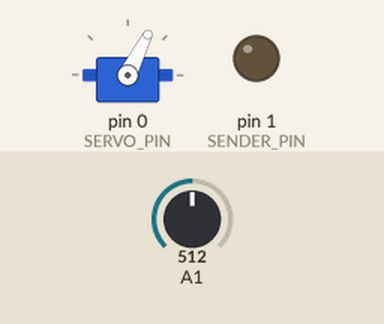
A sketch run on a simulated Arduino Uno, built with avr-gcc and run on an emulated ATmega328P. Shown: servo, output pins drawn as LEDs (lit = HIGH). The test bench sets the inputs (shaded band); at power-on: A1 = 512. Pins used as bus, display or sensor lines are not drawn.

Above: at 5.4 s.
5.5 s: A1 set to 716
8.5 s: A1 set to 0
At 8.5 s:
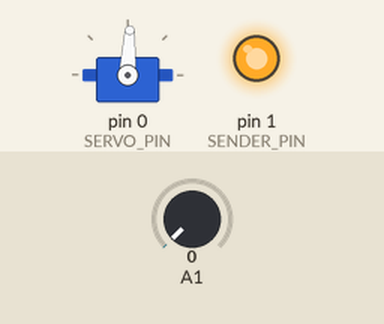
10.0 s: A1 set to 511
At 12.3 s:
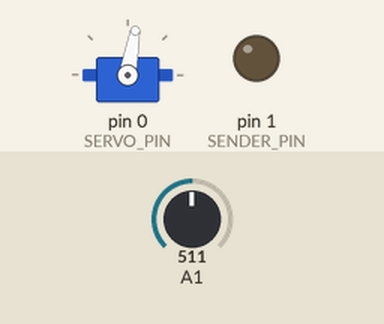
13.0 s: A1 set to 900
At 21.0 s:
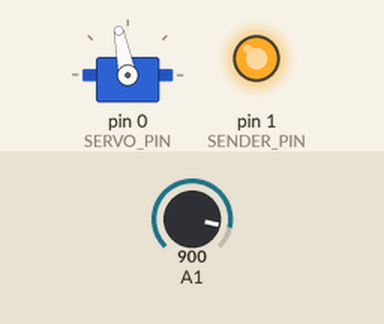
Timing chart, 0 to 21.3 s (numbered marks = the images above; inputs shaded):
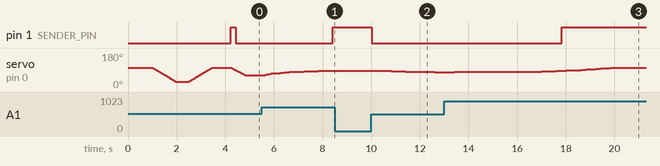

Measured:
- after the input at 5.5 s, pin 1 (SENDER_PIN): LOW → HIGH after 2.9 s
- after the input at 8.5 s, servo on pin 0 (SERVO_PIN): stays 87° (without the input it goes to 88° after 0.32 s)
- after the input at 10.0 s, pin 1 (SENDER_PIN): HIGH → LOW at once; servo on pin 0 (SERVO_PIN): moves from 87° to 79° over 2.4 s, starting after 0.22 s
- after the input at 13.0 s, pin 1 (SENDER_PIN): LOW → HIGH after 4.8 s

The sketch:

SmoothBus.ino
```cpp
//==========================================
// Title:   SmoothBus.ino
// Author:  Pegor Karoglanian
// Date:    2/22/25
// Notes:   Code for SmoothBus fuel gauge conversion for VW Bus.
// Version: 2.0
//==========================================

#include <Arduino.h>
#include <Servo.h>

#define CLASSIC_LINE_8115800400_SENDER 1

#define SERVO_PIN             0 // (PB0)
#define LOW_FUEL_LED          1 // (PB1)(D1)
#define SENDER_PIN            1 // analog pin (PB2)(A1)
#define WDT_PIN               3 // watchdog time reset pin (PB3)(D3)
#define WDT_PW_US             2 // STWD100YNYWY3F asks at least 1us pulse width.
#define WINDOW_SIZE           70 // window for moving average.
#define READ_DELAY_MS         200 // fuel read frequency
#define SERVO_STEP_DELAY_MS   15 // delay between steps in servo moves for smoother motion
#define INPUT_RESISTANCE      4 // resistance difference measured at sender and dash.
#define R1                    50 // resistor for voltage divider
#define VIN                   5
#define VREF                  5

#if CLASSIC_LINE_8115800400_SENDER
// these resistance values were found by testing my sender
// using a bucket with markings at the corresponding fuel
// level heights (35mm = R, 75mm = 1/4 tank, 130mm = 1/2 tank, 200mm = Full)
  #define IN_FULL     11
  #define IN_HALF     37
  #define IN_QUARTER  58
  #define IN_R        77
  #define IN_EMPTY    89
#else
// these resistance values are based on info from here:
// https://www.thesamba.com/vw/forum/viewtopic.php?t=693930
  #define IN_FULL     10
  #define IN_HALF     21
  #define IN_QUARTER  33
  #define IN_R        45
  #define IN_EMPTY    79
#endif

// servo position values that matched my setup
#define OUT_FULL      28
#define OUT_HALF      53
#define OUT_QUARTER   74
#define OUT_R         88
#define OUT_EMPTY     102

class SmoothBus {
  private:
    Servo servo;
    int servo_pin;
    int sender_pin;
    int low_fuel_indicator_pin;
    int wdt_pin;
    int raw = 0;

    int servo_pos = OUT_EMPTY;
    int sender_pos = 0;
    int index = 0;
    bool filled = false;
    float avg_arr[WINDOW_SIZE];
    float total = 0;

  public:
    SmoothBus(int servo_pin, int sender_pin, int low_fuel_indicator_pin, int wdt_pin) {
      this->servo_pin = servo_pin;
      this->sender_pin = sender_pin;
      this->low_fuel_indicator_pin = low_fuel_indicator_pin;
      this->wdt_pin = wdt_pin;

      init();
    }

    void init() {
      clearWdt();
      pinMode(this->low_fuel_indicator_pin, OUTPUT);
      pinMode(this->wdt_pin, OUTPUT);
      servo.attach(this->servo_pin);
      // only do boot sequence on power up NOT on resets. (WDT)
      if(bit_is_set(MCUSR, PORF)) {
        MCUSR = 0;
        servoBootSequence();
      }
    }

    // sliding boot sequence going from E to Full and back.
    void servoBootSequence() {
      clearWdt();
      servo.write(OUT_EMPTY);
      delay(500);
      clearWdt();
      delay(500);
      clearWdt();
      for (int pos = OUT_EMPTY; pos >= OUT_FULL; pos -= 1) {
        servo.write(pos);
        delay(13);
        clearWdt();
      }
      delay(500);
      for (int pos = OUT_FULL; pos <= OUT_EMPTY; pos += 1) {
        servo.write(pos);
        delay(13);
        clearWdt();
      }
      delay(750);
      clearWdt();
    }

    void readFuelSender() {
      this->raw = analogRead(this->sender_pin);

      if (this->raw) {
        float v_out = (this->raw/1023.0) * VREF;
        float fuel_sender = R1 * (v_out/(VIN - v_out));
        fuel_sender -= INPUT_RESISTANCE;

        if (fuel_sender < IN_FULL) {
          fuel_sender = IN_FULL;
        } else if (fuel_sender > IN_EMPTY) {
          fuel_sender = IN_EMPTY;
        }

        int current_avg = round(runningAverage(fuel_sender));

        if (current_avg >= IN_FULL && current_avg <= IN_HALF) { // 1/2 to FULL
          this->sender_pos = mapSenderPos(current_avg, OUT_FULL, OUT_HALF, IN_FULL, IN_HALF);
        } else if (current_avg > (IN_HALF) && current_avg <= IN_QUARTER) { //  1/4 to 1/2
          this->sender_pos = mapSenderPos(current_avg, OUT_HALF, OUT_QUARTER, IN_HALF, IN_QUARTER);
        } else if (current_avg > (IN_QUARTER) && current_avg <= IN_R) { // R to 1/4
          this->sender_pos = mapSenderPos(current_avg, OUT_QUARTER, OUT_R, IN_QUARTER, IN_R);
        } else { // E to R
          this->sender_pos = mapSenderPos(current_avg, OUT_R, OUT_EMPTY, IN_R, IN_EMPTY);
        }
      }
    }

    // map to ranges based on fuel sender calibration data from above forum.
    int mapSenderPos(int current_avg, int out_min, int out_max, int in_min, int in_max) {
       return out_min + (out_max - out_min) * (current_avg - in_min) / (in_max - in_min);
    }

    void updateServoPos() {
      // go in steps instead of shoot to position
      if (this->sender_pos > this->servo_pos) {
        servo.write(this->servo_pos++);
      } else if (this->sender_pos < this->servo_pos) {
        servo.write(this->servo_pos--);
      }

      if (this->servo_pos >= OUT_R ) {
        digitalWrite(this->low_fuel_indicator_pin, HIGH);
      } else if (this->servo_pos < OUT_R) {
        digitalWrite(this->low_fuel_indicator_pin, LOW);
      }
    }

    float runningAverage(float resistance) {
      if (this->filled) {
          this->total -= this->avg_arr[this->index];
      }

      this->avg_arr[this->index] = resistance;
      this->total += resistance;
      this->index = (this->index + 1) % WINDOW_SIZE;

      if (this->index == 0) {
          this->filled = true;
      }

      float running_average = this->total / (this->filled ? WINDOW_SIZE : this->index);
      return running_average;
    }

    void clearWdt() {
      digitalWrite(this->wdt_pin, HIGH);
      delayMicroseconds(WDT_PW_US);
      digitalWrite(this->wdt_pin, LOW);
    }
};

void setup() {
  analogReference(DEFAULT);
}

void loop() {
  SmoothBus smooth_bus(SERVO_PIN, SENDER_PIN, LOW_FUEL_LED, WDT_PIN);
  unsigned long last_read = millis();
  unsigned long last_servo_update = millis();
  while(1) {
    if ((millis() - last_read) >= READ_DELAY_MS) {
      smooth_bus.readFuelSender();
      last_read = millis();
    }

    if ((millis() - last_servo_update) >= SERVO_STEP_DELAY_MS) {
      smooth_bus.updateServoPos();
      last_servo_update = millis();
    }

    smooth_bus.clearWdt();
  }
}
```
